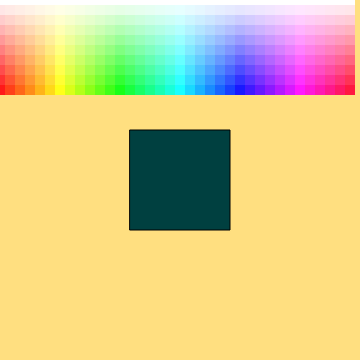
Frame 1 (no input)
Frame 2 (the mouse pressed at the canvas centre, redrawn once): identical to frame 1, image omitted

The p5.js sketch that drew this single still picture (run headless with seeded random() and noise() and a simulated clock; the mouse was pressed at the canvas centre and the sketch redrawn once):

// p5.js sketch
// ── sketch.js
/* 
  This Example also includes an exercise to make a color spectrum grid
*/
function setup() {
  createCanvas(360, 360);

  // Specify colorMode
  colorMode(HSB, 360, 100, 100);

  /* 
    maximum Hue Value = 360
    maximum Saturation value = 100
    maximum Brightness value = 100
    */

  // background color
  background(45, 50, 100);

  fill(180, 100, 25);
  // specify rectMode
  rectMode(CENTER);
  rect(width / 2, height / 2, 100, 100);
}

function draw() {
  // Make a color spectrum grid
  noStroke();
  for (var i = 0; i < 360; i += 10) {
    for (var j = 0; j < 100; j += 10) {
      fill(i, j, 100);
      rect(i, j, 10, 10);
    }
  }
  noLoop();
}
